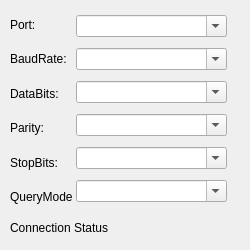
<?xml version="1.0" encoding="UTF-8"?>
<ui version="4.0">
 <class>SerialSetting</class>
 <widget class="QWidget" name="SerialSetting">
  <property name="geometry">
   <rect>
    <x>0</x>
    <y>0</y>
    <width>250</width>
    <height>250</height>
   </rect>
  </property>
  <property name="minimumSize">
   <size>
    <width>250</width>
    <height>220</height>
   </size>
  </property>
  <property name="windowTitle">
   <string>Form</string>
  </property>
  <widget class="QWidget" name="layoutWidget">
   <property name="geometry">
    <rect>
     <x>76</x>
     <y>10</y>
     <width>151</width>
     <height>201</height>
    </rect>
   </property>
   <layout class="QVBoxLayout" name="verticalLayout">
    <item>
     <widget class="QComboBox" name="portBox">
      <property name="editable">
       <bool>true</bool>
      </property>
      <property name="insertPolicy">
       <enum>QComboBox::InsertAtTop</enum>
      </property>
      <property name="sizeAdjustPolicy">
       <enum>QComboBox::AdjustToContents</enum>
      </property>
     </widget>
    </item>
    <item>
     <widget class="QComboBox" name="baudRateBox">
      <property name="editable">
       <bool>true</bool>
      </property>
      <property name="sizeAdjustPolicy">
       <enum>QComboBox::AdjustToContents</enum>
      </property>
     </widget>
    </item>
    <item>
     <widget class="QComboBox" name="dataBitsBox">
      <property name="editable">
       <bool>true</bool>
      </property>
      <property name="sizeAdjustPolicy">
       <enum>QComboBox::AdjustToContents</enum>
      </property>
     </widget>
    </item>
    <item>
     <widget class="QComboBox" name="parityBox">
      <property name="editable">
       <bool>true</bool>
      </property>
      <property name="sizeAdjustPolicy">
       <enum>QComboBox::AdjustToContents</enum>
      </property>
     </widget>
    </item>
    <item>
     <widget class="QComboBox" name="stopBitsBox">
      <property name="editable">
       <bool>true</bool>
      </property>
      <property name="sizeAdjustPolicy">
       <enum>QComboBox::AdjustToContents</enum>
      </property>
     </widget>
    </item>
    <item>
     <widget class="QComboBox" name="queryModeBox">
      <property name="editable">
       <bool>true</bool>
      </property>
      <property name="sizeAdjustPolicy">
       <enum>QComboBox::AdjustToContents</enum>
      </property>
     </widget>
    </item>
   </layout>
  </widget>
  <widget class="QWidget" name="layoutWidget">
   <property name="geometry">
    <rect>
     <x>10</x>
     <y>10</y>
     <width>62</width>
     <height>201</height>
    </rect>
   </property>
   <layout class="QVBoxLayout" name="verticalLayout_2">
    <item>
     <widget class="QLabel" name="portlabel">
      <property name="text">
       <string>Port:</string>
      </property>
     </widget>
    </item>
    <item>
     <widget class="QLabel" name="baudrateLabel">
      <property name="text">
       <string>BaudRate:</string>
      </property>
     </widget>
    </item>
    <item>
     <widget class="QLabel" name="databitsLabel">
      <property name="text">
       <string>DataBits:</string>
      </property>
     </widget>
    </item>
    <item>
     <widget class="QLabel" name="parityLabel">
      <property name="text">
       <string>Parity:</string>
      </property>
     </widget>
    </item>
    <item>
     <widget class="QLabel" name="stopbitsLabel">
      <property name="text">
       <string>StopBits:</string>
      </property>
     </widget>
    </item>
    <item>
     <widget class="QLabel" name="querymodeLabel">
      <property name="text">
       <string>QueryMode:</string>
      </property>
     </widget>
    </item>
   </layout>
  </widget>
  <widget class="QLabel" name="label">
   <property name="geometry">
    <rect>
     <x>10</x>
     <y>220</y>
     <width>111</width>
     <height>16</height>
    </rect>
   </property>
   <property name="text">
    <string>Connection Status</string>
   </property>
  </widget>
 </widget>
 <resources/>
 <connections/>
</ui>
